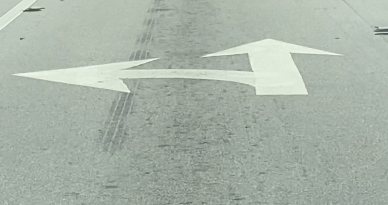
#> input picture input/IMG-8391.jpg, 388 x 205 px
$ python -i lane_detection_algorithm.py   (imports and definitions only)
#> lines starting #> are read from the running program, lines starting #| are printed output that depends on the picture; after the words box and inside, x2 and y2 are one past the last pixel; in counts of white or black regions, pixels touching at a corner belong together
# Import libraries
import math     # For math functions
import time     # For timer to calculate fps
import numpy as np  # For array operations
import cv2      # For video/image processing

import matplotlib.pyplot as plt

def denoise_frame(frame):
    """ Function for denoising
    image with Gaussian Blur """

    kernel = np.ones((3, 3), np.float32) / 9   # We used 3x3 kernel
    denoised_frame = cv2.filter2D(frame, -1, kernel)   # Applying filter on frame

    return denoised_frame   # Return denoised frame

def detect_edges(frame):
    """ Function for detecting edges
    on frame with Canny Edge Detection """

    gray = cv2.cvtColor(frame, cv2.COLOR_BGR2GRAY)  # Convert frame to grayscale
    canny_edges = cv2.Canny(gray, 50, 150)  # Apply Canny edge detection function with thresh ratio 1:3

    return canny_edges  # Return edged frame

def region_of_interest(frame):
    """ Function for drawing region of
    interest on original frame """

    height, width = frame.shape
    mask = np.zeros_like(frame)
    # only focus lower half of the screen
    polygon = np.array([[
        (int(width*0.30), height),              # Bottom-left point
        (int(width*0.46),  int(height*0.72)),   # Top-left point
        (int(width*0.58), int(height*0.72)),    # Top-right point
        (int(width*0.82), height),              # Bottom-right point
    ]], int)

    cv2.fillPoly(mask, polygon, 255)
    roi = cv2.bitwise_and(frame, mask)

    return roi

def histogram(frame):
    """ Function for histogram
    projection to find leftx and rightx bases """

    histogram = np.sum(frame, axis=0)   # Build histogram
    midpoint = int(histogram.shape[0]/2)     # Find mid point on histogram
    left_x_base = np.argmax(histogram[:midpoint])    # Compute the left max pixels
    right_x_base = np.argmax(histogram[midpoint:]) + midpoint    # Compute the right max pixels

    return left_x_base, right_x_base

def warp_perspective(frame):
    """ Function for warping the frame
    to process it on skyview angle """

    height, width = frame.shape    # Get image size
    offset = 50     # Offset for frame ration saving

    # Perspective points to be warped
    source_points = np.float32([[int(width*0.46), int(height*0.72)], # Top-left point
                      [int(width*0.58), int(height*0.72)],           # Top-right point
                      [int(width*0.30), height],                     # Bottom-left point
                      [int(width*0.82), height]])                    # Bottom-right point

    # Window to be shown
    destination_points = np.float32([[offset, 0],                   # Top-left point
                      [width-2*offset, 0],                  # Top-right point
                      [offset, height],                      # Bottom-left point
                      [width-2*offset, height]])     # Bottom-right point

    matrix = cv2.getPerspectiveTransform(source_points, destination_points)    # Matrix to warp the image for skyview window
    skyview = cv2.warpPerspective(frame, matrix, (width, height))    # Final warping perspective

    return skyview  # Return skyview frame

def detect_lines(frame):
    """ Function for line detection
    via Hough Lines Polar """

    line_segments = cv2.HoughLinesP(frame, 1, np.pi/180 , 20,
                                    np.array([]), minLineLength=40, maxLineGap=150)

    return line_segments    # Return line segment on road

def optimize_lines(frame, lines):
    """ Function for line optimization and
    outputing one solid line on the road """

    height, width, _ = frame.shape  # Take frame size

    if lines is not None:   # If there no lines we take line in memory
        # Initializing variables for line distinguishing
        lane_lines = [] # For both lines
        left_fit = []   # For left line
        right_fit = []  # For right line

        for line in lines:  # Access each line in lines scope
            x1, y1, x2, y2 = line.reshape(4)    # Unpack actual line by coordinates

            parameters = np.polyfit((x1, x2), (y1, y2), 1)  # Take parameters from points gained
            slope = parameters[0]       # First parameter in the list parameters is slope
            intercept = parameters[1]   # Second is intercept

            if slope < 0:   # Here we check the slope of the lines
                left_fit.append((slope, intercept))
            else:
                right_fit.append((slope, intercept))

        if len(left_fit) > 0:       # Here we ckeck whether fit for the left line is valid
            left_fit_average = np.average(left_fit, axis=0)     # Averaging fits for the left line
            lane_lines.append(map_coordinates(frame, left_fit_average)) # Add result of mapped points to the list lane_lines

        if len(right_fit) > 0:       # Here we ckeck whether fit for the right line is valid
            right_fit_average = np.average(right_fit, axis=0)   # Averaging fits for the right line
            lane_lines.append(map_coordinates(frame, right_fit_average))    # Add result of mapped points to the list lane_lines

    return lane_lines       # Return actual detected and optimized line


# [87 lines left out: functions map_coordinates, display_lines, display_heading_line, get_floating_center, add_text, not called in this run]

def process_frame(frame):
    """ Main orchestrator that defines
    whole process of program execution"""

    # Declaring variables for fps
    avg_fps = 0
    fps_list = []

    start_time = time.time()    # Start the timer

    edges = detect_edges(frame)

    denoised_frame = denoise_frame(frame)   # Denoise frame from artifacts

    canny_edges = detect_edges(denoised_frame)  # Find edges on the frame

    roi_frame = region_of_interest(canny_edges)   # Draw region of interest

    warped_frame = warp_perspective(canny_edges)    # Warp the original frame, make it skyview
    left_x_base, right_x_base = histogram(warped_frame)         # Take x bases for two lines
    lines = detect_lines(roi_frame)                 # Detect lane lines on the frame
    lane_lines = optimize_lines(frame, lines)       # Optimize detected line
    mul_lines = display_lines(frame, lines)
    lane_lines_image = display_lines(frame, lane_lines) # Display solid and optimized lines

    up_center, low_center = get_floating_center(frame, lane_lines) # Calculate the center between two lines

    heading_line = display_heading_line(lane_lines_image, up_center, low_center)

    final_frame = add_text(heading_line, low_center, left_x_base, right_x_base) # Predict and draw turn

    fps = round(1.0 / (time.time() - start_time), 1)    # Here we calculate the fps
    fps_list.append(fps)           # Append fps to fps list
    cv2.putText(final_frame, "FPS: " + str(fps), (50, 100), cv2.FONT_HERSHEY_DUPLEX, 1, (255, 0, 0), 2, cv2.LINE_AA) # Draw FPS

    if len(fps_list) == 60: # Calculate avg fps every timestamp
        avg_fps = round(sum(fps_list) / len(fps_list), 1)   # Averaging existing fps in the list
        fps_list = []
    cv2.putText(final_frame, "AVG FPS: " + str(avg_fps), (50, 150), cv2.FONT_HERSHEY_DUPLEX, 1, (255, 0, 0), 2, cv2.LINE_AA) # Draw AVG FPS

    return final_frame  # Return final frame

>>> import cv2
>>> picture = cv2.imread('../input/IMG-8391.jpg')
#> picture is the input picture: shape (205, 388, 3); mean B, G, R 168.5, 179.7, 168.6
>>> result = process_frame(picture)
#> in detect_edges, `canny_edges = cv2.Canny(gray, 50, 150)`:
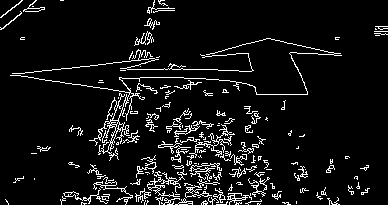
#> canny_edges: shape (205, 388); 7.4% white in thin lines or dots
#> in detect_edges (call 2), `canny_edges = cv2.Canny(gray, 50, 150)`:
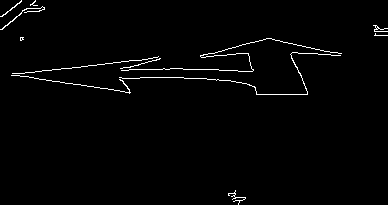
#> canny_edges: shape (205, 388); 1.6% white in thin lines or dots
#> in region_of_interest, `cv2.fillPoly(mask, polygon, 255)`:
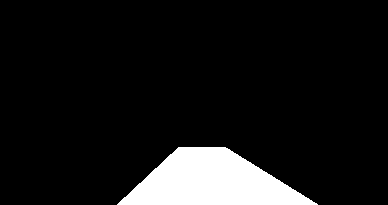
#> mask: shape (205, 388); 9.1% white; 1 white region, box (x1, y1, x2, y2) and area: (117, 147, 318, 205) 7241
#> in region_of_interest, `roi = cv2.bitwise_and(frame, mask)`:
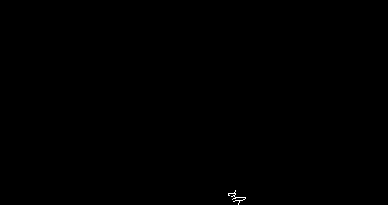
#> roi: shape (205, 388); 0.07% white in thin lines or dots, all inside (x1, y1, x2, y2) = (228, 190, 246, 205)
#> in histogram, `histogram = np.sum(frame, axis=0)`: histogram = 388 values, max 1641 at index 195, min 0 at index 0, mean 46.98
#> in histogram, `left_x_base = np.argmax(histogram[:midpoint])`: left_x_base = 192
#> in histogram, `right_x_base = np.argmax(histogram[midpoint:]) + midpoint`: right_x_base = 195
#> in process_frame, `left_x_base, right_x_base = histogram(warped_frame)`: left_x_base = 192; right_x_base = 195
#> in detect_lines, `line_segments = cv2.HoughLinesP(frame, 1, np.pi/180 , 20, np.array([])..`: line_segments = None
#> (the run stopped early here; a loop or call above may not have finished)

$ run again, on input/IMG-8392.jpg
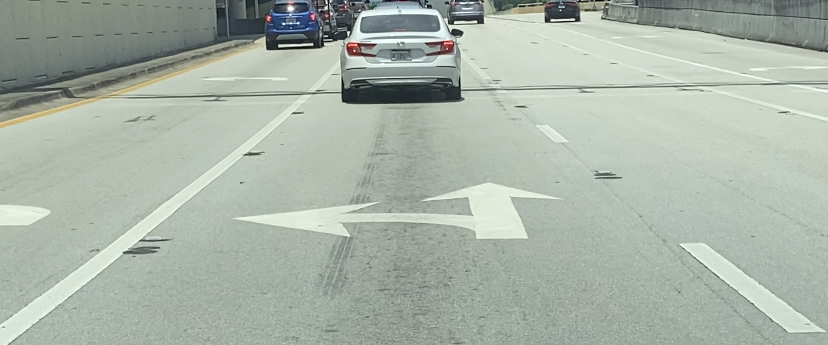
#> input picture input/IMG-8392.jpg, 828 x 345 px
#> picture is the input picture: shape (345, 828, 3); mean B, G, R 169, 179.7, 169.3
#> in detect_edges, `canny_edges = cv2.Canny(gray, 50, 150)`:
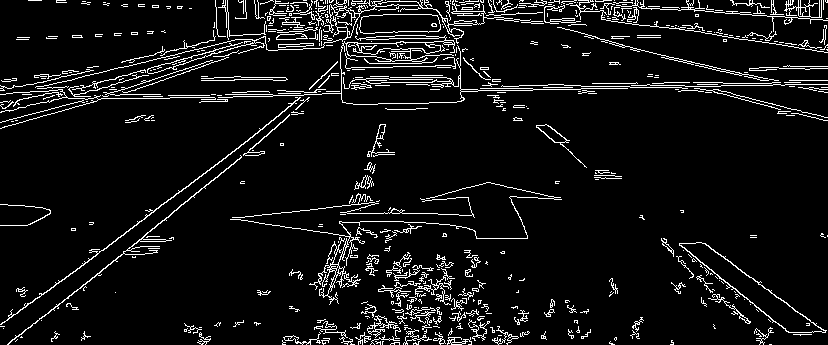
#> canny_edges: shape (345, 828); 7.3% white in thin lines or dots
#> in detect_edges (call 2), `canny_edges = cv2.Canny(gray, 50, 150)`:
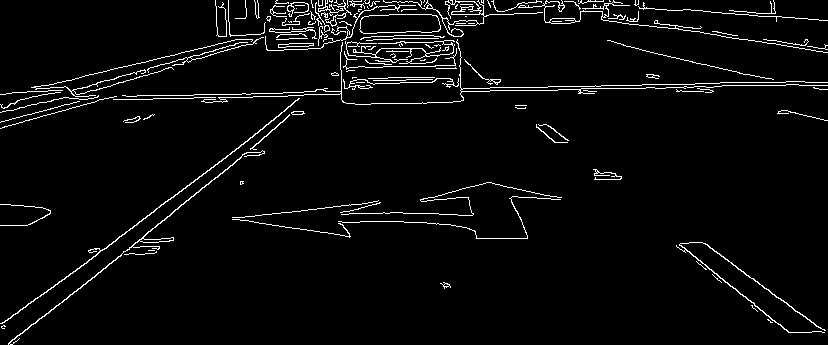
#> canny_edges: shape (345, 828); 3.9% white in thin lines or dots
#> mask: shape (345, 828); 9% white; 1 white region, box (x1, y1, x2, y2) and area: (249, 248, 677, 345) 25724
#> roi: shape (345, 828); 0.01% white in thin lines or dots, all inside (x1, y1, x2, y2) = (440, 282, 451, 289)
#> histogram = 828 values, max 2802 at index 390, min 0 at index 0, mean 70.32
#> in histogram, `left_x_base = np.argmax(histogram[:midpoint])`: left_x_base = 390
#> in histogram, `right_x_base = np.argmax(histogram[midpoint:]) + midpoint`: right_x_base = 414
#> in process_frame, `left_x_base, right_x_base = histogram(warped_frame)`: left_x_base = 390; right_x_base = 414
#> line_segments = None
